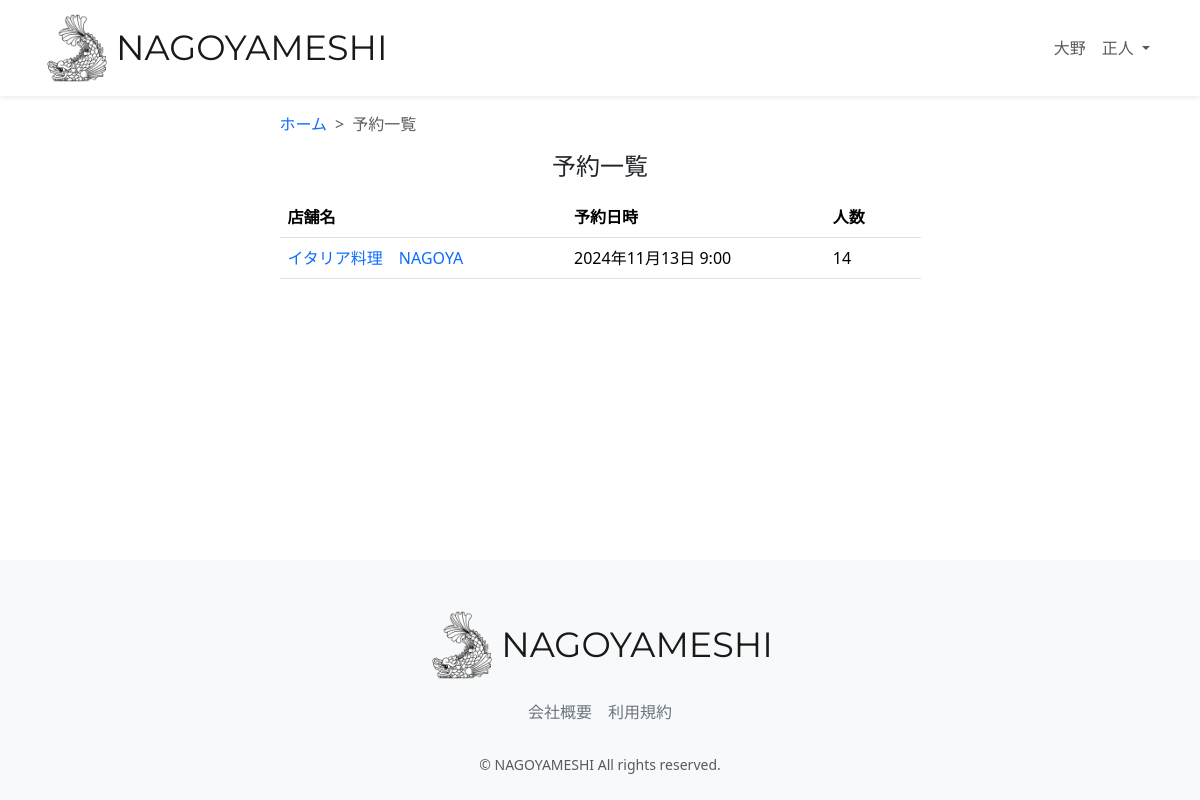
Page /reservation-list/ (signed in) on the committed database.
### accounts/models.py (models this page shows, shortened)
class CustomUser(AbstractUser):
    user_name = models.CharField(
        max_length=128, null=True, blank=True, verbose_name="ユーザー名前"
    )
    hurigana = models.CharField(
        max_length=128, null=True, blank=True, verbose_name="フリガナ"
    )
    zip_code = models.CharField(
        max_length=16, null=True, blank=True, verbose_name="郵便番号"
    )
    address = models.CharField(
        max_length=255, null=True, blank=True, verbose_name="住所"
    )
    phone_number = models.CharField(
        max_length=20, null=True, blank=True, verbose_name="電話番号"
    )
    birthday = models.CharField(
        max_length=20, null=True, blank=True, verbose_name="誕生日"
    )
    job = models.CharField(max_length=255, null=True, blank=True, verbose_name="職業")
    subscription = models.BooleanField(null=True, default=False, verbose_name="有料会員")
    card_name = models.CharField(max_length=128, null=True, blank=True,verbose_name='カード名義')
    card_number = models.CharField(max_length=128, null=True, blank=True,verbose_name='カード番号')
    class Meta:
        verbose_name = '会員一覧'
        verbose_name_plural = "会員一覧"

### restaurant/models.py (models this page shows, shortened)
class Reservation(models.Model):
    TIMES = (
        ("", "選択してください"),
        (datetime.time(2, 3), "2:30"),
        (datetime.time(3, 0), "3:00"),
        (datetime.time(3, 30), "3:30"),
        (datetime.time(4, 0), "4:00"),
        (datetime.time(4, 30), "4:30"),
        (datetime.time(5, 0), "5:00"),
        (datetime.time(5, 30), "5:30"),
        (datetime.time(6, 0), "6:00"),
        (datetime.time(6, 30), "6:30"),
        (datetime.time(7, 0), "7:00"),
        (datetime.time(7, 30), "7:30"),
        (datetime.time(8, 0), "8:00"),
        (datetime.time(8, 30), "8:30"),
        (datetime.time(9, 0), "9:00"),
        (datetime.time(9, 30), "9:30"),
        (datetime.time(10, 0), "10:00"),
        (datetime.time(10, 30), "10:30"),
    )
    NUMBER_OF_PEOPLE = (
        ("", "選択してください"),
        (1, "1名"),
        (2, "2名"),
        (3, "3名"),
        (4, "4名"),
        (5, "5名"),
        (6, "6名"),
        (7, "7名"),
        (8, "8名"),
        (9, "9名"),
        (10, "10名"),
        (11, "11名"),
        (12, "12名"),
        (13, "13名"),
        (14, "14名"),
        (15, "15名"),
        (16, "16名"),
        (17, "17名"),
        (18, "18名"),
        (19, "19名"),
        (20, "20名"),
        (21, "21名"),
        (22, "22名"),
        (23, "23名"),
        (24, "24名"),
        (25, "25名"),
        (26, "26名"),
        (27, "27名"),
        (28, "28名"),
        (29, "29名"),
        (30, "30名"),
        (31, "31名"),
        (32, "32名"),
        (33, "33名"),
        (34, "34名"),
        (35, "35名"),
        (36, "36名"),
        (37, "37名"),
        (38, "38名"),
        (39, "39名"),
        (40, "40名"),
        (41, "41名"),
        (42, "42名"),
        (43, "43名"),
        (44, "44名"),
        (45, "45名"),
        (46, "46名"),
        (47, "47名"),
        (48, "48名"),
        (49, "49名"),
        (50, "50名"),
    )
    user = models.ForeignKey(
        CustomUser,
        verbose_name="ユーザー",
        on_delete=models.PROTECT,
        null=True,
        blank=True,
    )
    restaurant = models.ForeignKey(
        Restaurant, verbose_name="レストラン", on_delete=models.PROTECT
    )
    date = models.DateField(verbose_name="予約日")
    time = models.TimeField(verbose_name="時間", choices=TIMES, default="")
    number_of_people = models.IntegerField(
        verbose_name="人数", choices=NUMBER_OF_PEOPLE, default=""
    )
    created_at = models.DateTimeField(
        verbose_name="予約申し込み日時", auto_now_add=True
    )
    updated_at = models.DateTimeField(verbose_name="予約更新日時", auto_now=True)
    class Meta:
        verbose_name = '予約一覧'
        verbose_name_plural = "予約一覧"

class Restaurant(models.Model):
    name = models.CharField(verbose_name="店舗名", max_length=64)
    description = models.CharField(verbose_name="説明", max_length=128)
    price = models.CharField(verbose_name="価格帯", max_length=32)
    zip_code = models.CharField(verbose_name="郵便番号", max_length=32)
    address = models.CharField(verbose_name="住所", max_length=128)
    business_time = models.CharField(verbose_name="営業時間", max_length=64)
    close_day_of_week = models.CharField(verbose_name="定休日", max_length=32)
    seats_number = models.CharField(verbose_name="座席数", max_length=32)
    category = models.ForeignKey(
        Category, verbose_name="カテゴリー", on_delete=models.PROTECT
    )
    rate = models.FloatField(verbose_name="レート", default=0.0)
    review_num = models.IntegerField(verbose_name="レビュー数", default=0)
    reservation_num = models.IntegerField(verbose_name="予約数", default=0)
    photo = models.ImageField(verbose_name="写真", blank=True, null=True)
    created_at = models.DateTimeField(verbose_name="作成日時", auto_now_add=True)
    updated_at = models.DateTimeField(verbose_name="更新日時", auto_now=True)
    class Meta:
        verbose_name = '店舗一覧'
        verbose_name_plural = "店舗一覧"

### restaurant/views.py (the view)
class ReservationListView(generic.ListView):
    model = models.Reservation
    template_name = "reservation/reservation_list.html"
    paginate_by = 5
    def get_queryset(self):
        queryset = models.Reservation.objects.filter(
            user_id=self.request.user.id
        ).order_by("-date")
        return queryset
    def get_context_data(self, **kwargs):
        context = super(ReservationListView, self).get_context_data(**kwargs)
        context.update(
            {
                "today": date.today(),
            }
        )
        return context

### restaurant/templates/reservation/reservation_list.html (shortened to what this page needs)
{% extends "layout/base.html" %}
{% load static %}
{% block content %}
<main>
  <div class="container nagoyameshi-container pb-5">
    <div class="row justify-content-center">
      <div class="col-xxl-6 col-xl-7 col-lg-8 col-md-10">
        <nav class="my-3" style="--bs-breadcrumb-divider: '>';" aria-label="breadcrumb">
          <ol class="breadcrumb mb-0">
            <li class="breadcrumb-item"><a href="{% url 'top_page' %}">ホーム</a></li>
            <li class="breadcrumb-item active" aria-current="page">予約一覧</li>
          </ol>
        </nav>
        <h1 class="mb-3 text-center">予約一覧</h1>
        <table class="table">
          <thead>
            <tr>
              <th scope="col">店舗名</th>
              <th scope="col">予約日時</th>
              <th scope="col">人数</th>
              <th scope="col"></th>
            </tr>
          </thead>
          <tbody>
            {% for reserve in object_list %}
            <tr>
              <td>
                <a href="{% url 'restaurant_detail' reserve.restaurant.id %}">
                  {{ reserve.restaurant.name }}
                </a>
              </td>
                <td>{{ reserve.date }} {{ reserve.time }}</td>
                <td>{{ reserve.number_of_people }}</td>
                <td>
                </td>
            </tr>
            {% endfor %}
          </tbody>
        </table>
      </div>
    </div>
  </div>
</main>
{% endblock %}

### restaurant/templates/layout/base.html (shortened to what this page needs)
{% load static %}
<!DOCTYPE html>
<html lang="ja">
  <head>
    <link href="https://cdn.jsdelivr.net/npm/bootstrap@5.3.3/dist/css/bootstrap.min.css" rel="stylesheet">
    <link href="{% static 'css/nagoyameshi.css' %}" rel="stylesheet">
  </head>
  <body>
    <div id="app" class="wrapper">
      <nav class="navbar navbar-expand-md navbar-light bg-white shadow-sm">
        <div class="container nagoyameshi-container">
          <a class="navbar-brand app-name" href="{% url 'top_page' %}">
            <div class="d-flex align-items-center">
              <img class="nagoyameshi-logo me-1" src="{% static 'images/logo/logo.png' %}" alt="nagoyameshi">
              NAGOYAMESHI
            </div>
          </a>
          <div class="collapse navbar-collapse" id="navbarSupportedContent">
            <ul class="navbar-nav ms-auto">
              {% if user.subscription %}
              <li class="nav-item dropdown">
                <a id="navbarDropdown" class="nav-link dropdown-toggle" href="#" role="button" data-bs-toggle="dropdown" aria-haspopup="true" aria-expanded="false" v-pre>
                  {{ user.user_name }}
                </a>
              </li>
              {% endif %}
            </ul>
          </div>
        </div>
      </nav>
      {% block content %}{% endblock %}
      <footer class="bg-light">
        <div class="d-flex justify-content-center footer-logo">
          <a class="navbar-brand app-name" href="{% url 'top_page' %}">
            <div class="d-flex align-items-center">
              <img class="nagoyameshi-logo me-1" src="{% static 'images/logo/logo.png' %}" alt="nagoyameshi">
              NAGOYAMESHI
            </div>
          </a>
        </div>
        <div class="d-flex justify-content-center footer-link">
          <a href="{% url 'company_page' %}" class="link-secondary me-3">会社概要</a>
          <a href="{% url 'terms_page' %}" class="link-secondary">利用規約</a>
        </div>
        <p class="text-center text-muted small mb-0">&copy; NAGOYAMESHI All rights reserved.</p>
      </footer>
    </div>
  </body>
</html>

### static/css/nagoyameshi.css (style rules this page uses)
.wrapper { min-height: 100vh; position: relative; padding-bottom: 240px; box-sizing: border-box; }
.nagoyameshi-logo { height: 70px; }
.app-name { font-family: "Montserrat", sans-serif; font-optical-sizing: auto; font-weight: weight; font-style: normal; font-size: 35px; color: #191919; }
footer { width: 100%; height: 240px; position: absolute; bottom: 0; padding: 50px 15px; }
.footer-logo { margin-bottom: 20px; }
.footer-link { margin-bottom: 30px; }
h1 { font-size: 1.5rem; }
a { text-decoration: none !important; }

### rows in the picture
CustomUser: user_name "大野 正人"
Reservation: restaurant.name "イタリア料理 NAGOYA", date "2024年11月13日", time "9:00", number_of_people "14"
